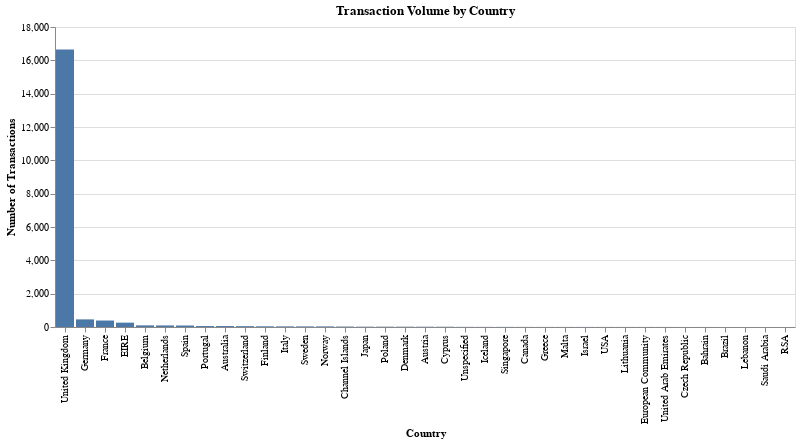

The notebook cell this image was saved under:
### Markdown cell above
## Transaction Volume by Country

### Code cell
country_transactions = df_cleaned.groupby('Country')['InvoiceNo'].nunique().sort_values(ascending=False).reset_index()
chart1 = alt.Chart(country_transactions).mark_bar().encode(
    x=alt.X('Country', sort='-y', title='Country'),
    y=alt.Y('InvoiceNo', title='Number of Transactions'),
    tooltip=[
        alt.Tooltip('Country', title='Country'),
        alt.Tooltip('InvoiceNo', title='Number of Transactions')
    ]
).properties(
    title='Transaction Volume by Country'
).interactive()

chart1.show()

chart1.save('../visuals/After_Cleaning/Customer_Segmentation/EDA/transaction_volume_by_country.json')

### Figure 1 — Vega-Lite specification as saved in the notebook (floating-point values rounded to 4 significant figures)
{"config": {"view": {"continuousWidth": 300, "continuousHeight": 300}}, "data": {"name": "data-4267473a45e2a8bd67927389d53d6e07"}, "mark": {"type": "bar"}, "encoding": {"tooltip": [{"field": "Country", "title": "Country", "type": "nominal"}, {"field": "InvoiceNo", "title": "Number of Transactions", "type": "quantitative"}], "x": {"field": "Country", "sort": "-y", "title": "Country", "type": "nominal"}, "y": {"field": "InvoiceNo", "title": "Number of Transactions", "type": "quantitative"}}, "params": [{"name": "param_1", "select": {"type": "interval", "encodings": ["x", "y"]}, "bind": "scales"}], "title": "Transaction Volume by Country", "$schema": "https://vega.github.io/schema/vega-lite/v5.20.1.json", "datasets": {"data-4267473a45e2a8bd67927389d53d6e07": [{"Country": "United Kingdom", "InvoiceNo": 16646}, {"Country": "Germany", "InvoiceNo": 457}, {"Country": "France", "InvoiceNo": 389}, {"Country": "EIRE", "InvoiceNo": 260}, {"Country": "Belgium", "InvoiceNo": 98}, {"Country": "Netherlands", "InvoiceNo": 94}, {"Country": "Spain", "InvoiceNo": 90}, {"Country": "Portugal", "InvoiceNo": 57}, {"Country": "Australia", "InvoiceNo": 57}, {"Country": "Switzerland", "InvoiceNo": 51}, {"Country": "Finland", "InvoiceNo": 41}, {"Country": "Italy", "InvoiceNo": 38}, {"Country": "Sweden", "InvoiceNo": 36}, {"Country": "Norway", "InvoiceNo": 36}, {"Country": "Channel Islands", "InvoiceNo": 26}, {"Country": "Japan", "InvoiceNo": 19}, {"Country": "Poland", "InvoiceNo": 19}, {"Country": "Denmark", "InvoiceNo": 18}, {"Country": "Austria", "InvoiceNo": 17}, {"Country": "Cyprus", "InvoiceNo": 16}, {"Country": "Unspecified", "InvoiceNo": 8}, {"Country": "Iceland", "InvoiceNo": 7}, {"Country": "Singapore", "InvoiceNo": 7}, {"Country": "Canada", "InvoiceNo": 6}, {"Country": "Greece", "InvoiceNo": 5}, {"Country": "Malta", "InvoiceNo": 5}, {"Country": "Israel", "InvoiceNo": 5}, {"Country": "USA", "InvoiceNo": 5}, {"Country": "Lithuania", "InvoiceNo": 4}, {"Country": "European Community", "InvoiceNo": 4}, {"Country": "United Arab Emirates", "InvoiceNo": 3}, {"Country": "Czech Republic", "InvoiceNo": 2}, {"Country": "Bahrain", "InvoiceNo": 2}, {"Country": "Brazil", "InvoiceNo": 1}, {"Country": "Lebanon", "InvoiceNo": 1}, {"Country": "Saudi Arabia", "InvoiceNo": 1}, {"Country": "RSA", "InvoiceNo": 1}]}}
